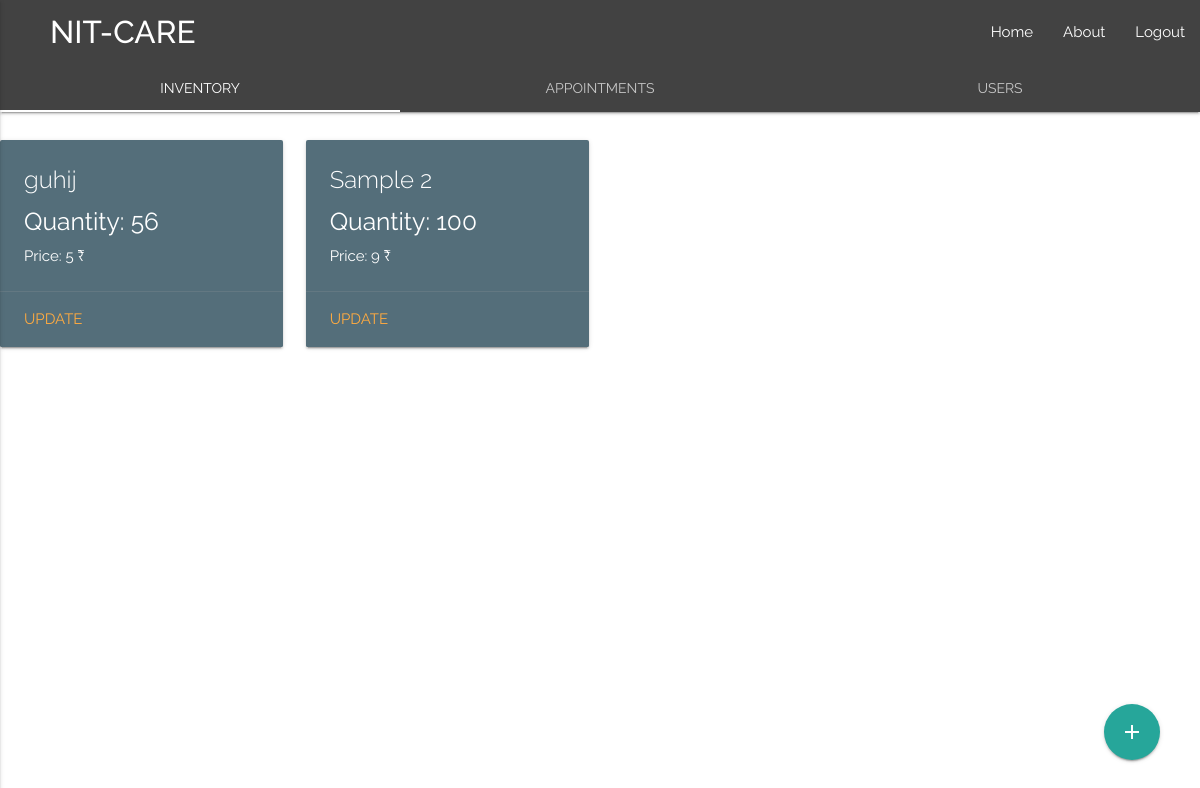
Page /appointment/show/ on the earlier database version.
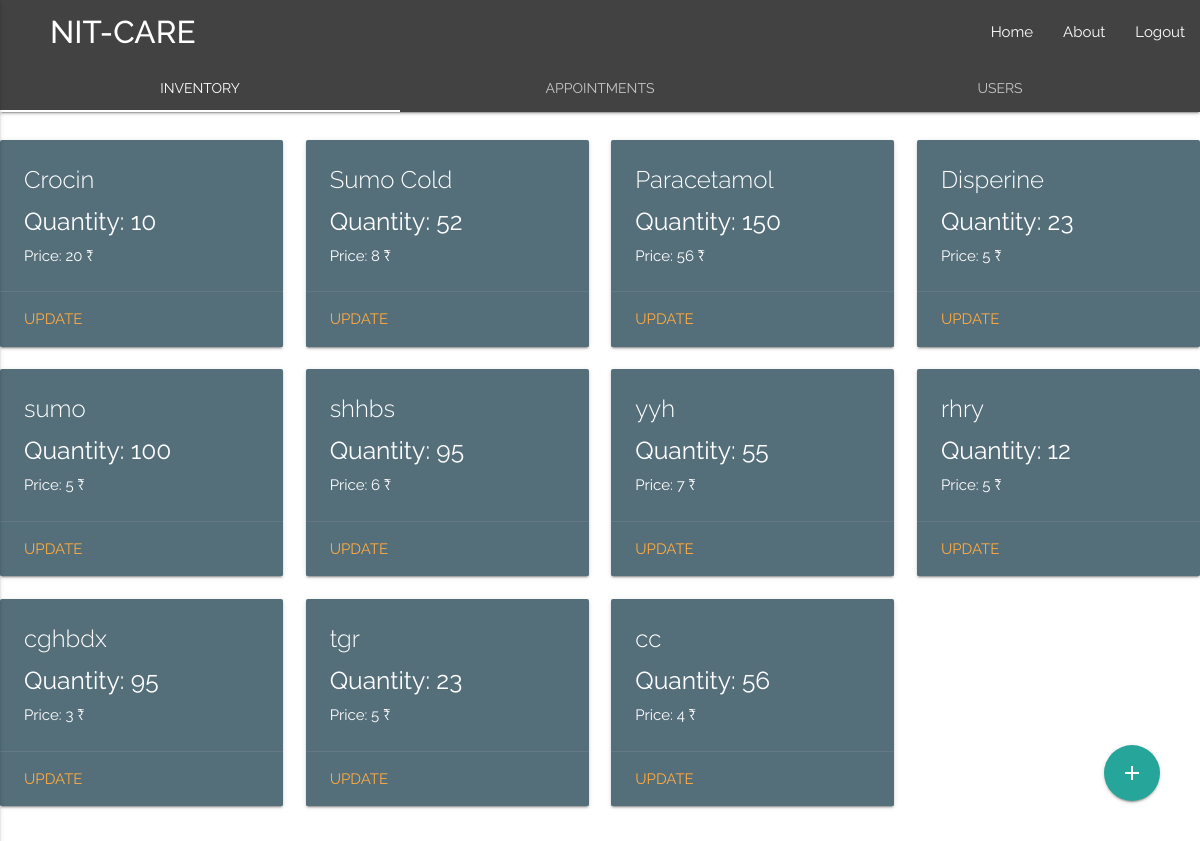
Same page on the later database version.
### Inventory/models.py (models this page shows, shortened)
class Medicins(models.Model):
    id = models.AutoField(primary_key=True)
    name = models.CharField(max_length=50)
    price = models.IntegerField()
    quantity = models.IntegerField()

### Appointment/views.py (the view)
def show_appointment(request):
	appointment_obj = AppointmentDetail.objects.filter(treated=False)
	user_obj = UserDetail.objects.all()
	medicines = Medicins.objects.all()
	return render(request,'Medz.html',{'users' : user_obj , 'appointments' : appointment_obj, 'medicines': medicines})

### templates/Medz.html (shortened to what this page needs)
<!DOCTYPE html>
  <html>
    <head>
      <link type="text/css" rel="stylesheet" href="/static/css/materialize.min.css"  media="screen,projection"/>
    </head>
    <body style="font-family: 'Raleway', sans-serif;">
      <div class="row">
        <nav class="nav-extended grey darken-3">
          <div class="nav-wrapper"><a href="#" class="brand-logo" style="padding-left: 50px"><strong>NIT-CARE</strong></a> <a href="#" data-activates="mobile-demo" class="button-collapse"><em class="material-icons">menu</em></a>
            <ul class="right hide-on-med-and-down">
              <li><a href="#">Home</a></li>
              <li><a href="#">About</a></li>
              <li><a href="#">Logout</a></li>
            </ul>
          </div>
          <div class="nav-content">
              <ul class="tabs tabs-transparent">
                <li class="tab col m4"><a href="#Inv">Inventory</a></li>
                <li class="tab col m4"><a href="#Appointments">Appointments </a></li>
                <li class="tab col m4"><a href="#Users">Users</a></li>
              </ul>
          </div>
        </nav>
      </div>
      <div id="Inv" class="col s12 container">
        <a id="inventory_floating" class="waves-effect waves-light btn-large btn-floating" href="#inventory_add_modal" ><i class="material-icons">add</i></a>
        <div class="row">
          {% for medicine in medicines %}
            <div class="col s12 m3">
              <div class="card blue-grey darken-1">
                <div class="card-content white-text">
                  <span class="card-title">{{ medicine.name }}</span>
                  <h5>Quantity: {{ medicine.quantity }}</h5>
                  <p>Price: {{ medicine.price }} ₹ </p>
                </div>
                <div class="card-action">
                  <a class="modal-trigger" href="#" onclick="update_medicine({{ medicine.id }})">Update</a>
                </div>
              </div>
            </div>
          {% endfor %}
        </div>
      </div>
    </body>
</html>

Differences in the rows shown:
changed Medicins: name "guhij" → "Crocin"; quantity "56" → "10"; price "5" → "20"
changed Medicins: name "Sample 2" → "Sumo Cold"; quantity "100" → "52"; price "9" → "8"
added Medicins: name "Paracetamol", quantity "150", price "56"
added Medicins: name "Disperine", quantity "23", price "5"
added Medicins: name "sumo", quantity "100", price "5"
added Medicins: name "shhbs", quantity "95", price "6"
added Medicins: name "yyh", quantity "55", price "7"
added Medicins: name "rhry", quantity "12", price "5"
added Medicins: name "cghbdx", quantity "95", price "3"
added Medicins: name "tgr", quantity "23", price "5"
added Medicins: name "cc", quantity "56", price "4"
